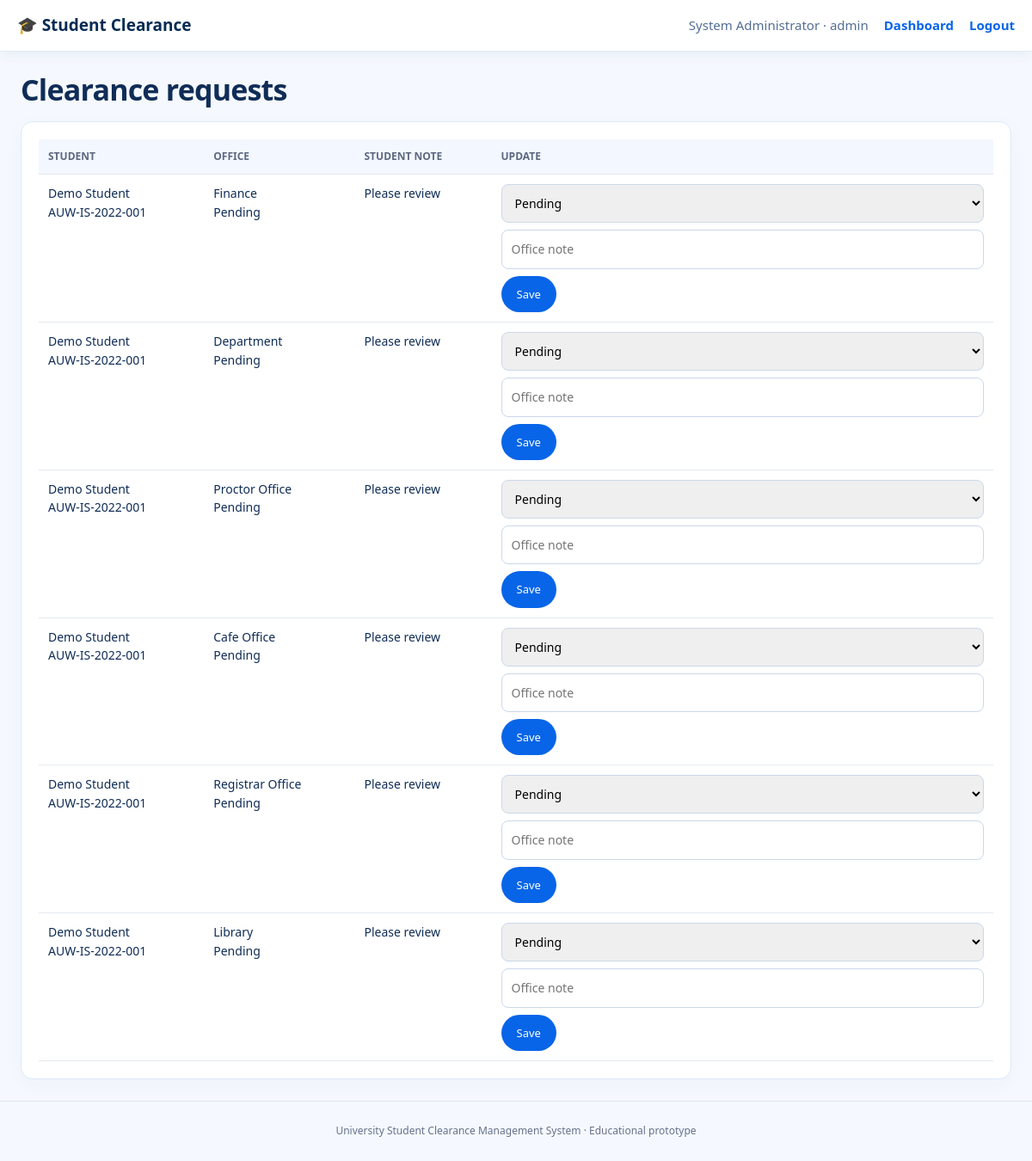
Page /office.php (signed in) on the committed database.
### tables this page shows
CREATE TABLE clearance_requests (
  id INT AUTO_INCREMENT PRIMARY KEY,
  student_id INT NOT NULL,
  office_id INT NOT NULL,
  status ENUM('Pending','Cleared','Rejected') NOT NULL DEFAULT 'Pending',
  student_note VARCHAR(500),
  office_note VARCHAR(500),
  reviewed_by INT NULL,
  created_at TIMESTAMP DEFAULT CURRENT_TIMESTAMP,
  updated_at TIMESTAMP DEFAULT CURRENT_TIMESTAMP ON UPDATE CURRENT_TIMESTAMP,
  UNIQUE KEY uq_student_office (student_id, office_id),
  FOREIGN KEY (student_id) REFERENCES students(id) ON DELETE CASCADE,
  FOREIGN KEY (office_id) REFERENCES offices(id) ON DELETE CASCADE,
  FOREIGN KEY (reviewed_by) REFERENCES users(id) ON DELETE SET NULL
);

CREATE TABLE students (
  id INT AUTO_INCREMENT PRIMARY KEY,
  student_no VARCHAR(30) NOT NULL UNIQUE,
  full_name VARCHAR(150) NOT NULL,
  department VARCHAR(120) NOT NULL,
  year_level TINYINT UNSIGNED NOT NULL DEFAULT 4,
  email VARCHAR(190) NOT NULL UNIQUE,
  created_at TIMESTAMP DEFAULT CURRENT_TIMESTAMP
);

CREATE TABLE offices (
  id INT AUTO_INCREMENT PRIMARY KEY,
  name VARCHAR(100) NOT NULL UNIQUE,
  description VARCHAR(255)
);

### includes/auth.php (called while the page is built, shortened)
<?php
function h($v){return htmlspecialchars((string)($v??''),ENT_QUOTES,'UTF-8');}

### office.php (the view, shortened to what this page needs)
<?php require __DIR__.'/config/db.php';require __DIR__.'/includes/auth.php';require_role(['office','admin']);$u=$_SESSION['user'];$notice='';
$sql='SELECT cr.*,s.full_name,s.student_no,o.name office_name FROM clearance_requests cr JOIN students s ON s.id=cr.student_id JOIN offices o ON o.id=cr.office_id';$args=[];if($u['role']!=='admin'){$sql.=' WHERE cr.office_id=?';$args[]=$u['office_id'];}$sql.=' ORDER BY cr.updated_at DESC';$q=$pdo->prepare($sql);$q->execute($args);$rows=$q->fetchAll();$pageTitle='Office Requests';require __DIR__.'/includes/header.php';?>
<h1>Clearance requests</h1><?php if($notice):?><p class="success"><?=h($notice)?></p><?php endif;?><section class="panel"><div class="tablewrap"><table><tr><th>Student</th><th>Office</th><th>Student note</th><th>Update</th></tr><?php foreach($rows as $r):?><tr><td><?=h($r['full_name'])?><br><?=h($r['student_no'])?></td><td><?=h($r['office_name'])?><br><?=h($r['status'])?></td><td><?=h($r['student_note'])?></td><td><form method="post"><input type="hidden" name="id" value="<?=$r['id']?>"><select name="status"><?php foreach(['Pending','Cleared','Rejected'] as $s):?><option <?=$s===$r['status']?'selected':''?>><?=$s?></option><?php endforeach;?></select><input name="note" placeholder="Office note" value="<?=h($r['office_note'])?>"><button>Save</button></form></td></tr><?php endforeach;?></table></div></section><?php require __DIR__.'/includes/footer.php';?>

### assets/style.css (style rules this page uses)
* { box-sizing:border-box }
:root { --navy:#062b53;--blue:#0865e8;--line:#dce9fa;--muted:#637da3 }
body { margin:0;background:#f5f9ff;color:#102d57;font:15px/1.55 'Segoe UI',Arial,sans-serif }
h1 { font-size:34px;line-height:1.12;letter-spacing:-.8px;margin:8px 0 16px }
.clearance-section,.panel,.login { background:#fff;border:1px solid var(--line);border-radius:14px;padding:20px;margin:17px 0;box-shadow:0 6px 22px #1a2b4a08 }
.button,button { display:inline-block;border:0;border-radius:25px;background:var(--blue);color:white;padding:11px 18px;font-weight:700;text-decoration:none;cursor:pointer;font:inherit;font-size:13px }
input,select { width:100%;padding:11px;border:1px solid #cbd8e9;border-radius:8px;font:inherit;margin-bottom:8px }
.tablewrap { overflow-x:auto }
table { width:100%;border-collapse:collapse;font-size:14px }
th,td { text-align:left;padding:11px;border-bottom:1px solid #e4e9f1;vertical-align:top }
th { background:#f3f7ff;color:#5d6880;font-size:12px;text-transform:uppercase }

### rows in the picture
clearance_requests: student.full_name "Demo Student", student.student_no "AUW-IS-2022-001", office.name "Finance", status "Pending", student_note "Please review"
clearance_requests: student.full_name "Demo Student", student.student_no "AUW-IS-2022-001", office.name "Department", status "Pending", student_note "Please review"
clearance_requests: student.full_name "Demo Student", student.student_no "AUW-IS-2022-001", office.name "Proctor Office", status "Pending", student_note "Please review"
clearance_requests: student.full_name "Demo Student", student.student_no "AUW-IS-2022-001", office.name "Cafe Office", status "Pending", student_note "Please review"
clearance_requests: student.full_name "Demo Student", student.student_no "AUW-IS-2022-001", office.name "Registrar Office", status "Pending", student_note "Please review"
clearance_requests: student.full_name "Demo Student", student.student_no "AUW-IS-2022-001", office.name "Library", status "Pending", student_note "Please review"

### other values in the picture
$_SESSION['user']['name'] "System Administrator"
$_SESSION['user']['role'] "admin"
